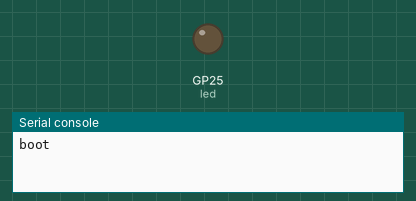
Simulated run of this program. Board: Raspberry Pi Pico running MicroPython. Parts: output pins drawn as LEDs (lit = HIGH), the last lines printed to the serial console. The modem accepts every AT command (registered, SIM ready, sends succeed) and sends nothing else; pins used as bus, display or sensor lines are not drawn.

Above: at 0.5 s.
At 2.17 s:
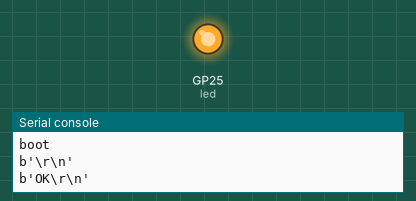
Timing chart, 0 to 3.0 s (numbered marks = the images above):
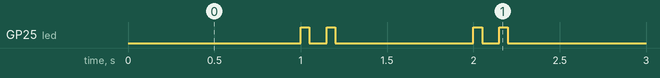

The program:

tinyfox_minimo.py
```python
from machine import Pin, Timer
from machine import UART
import time

print("boot")
tfox = UART(1, 9600) #usar el uart0 a 9600 baudios
tfox_rst = Pin(3, Pin.OUT) #usar el pin 3 como reset para despertar el tinyfox
tfox_rst.value(0)

led = Pin(25, Pin.OUT)
timer = Timer()

def id_pac():
    tfox_rst.value(0)
    time.sleep(0.05)
    tfox_rst.value(1)
    time.sleep(1)
    tfox.write('AT$I=10\n')
    print(tfox.readline())
    tfox.write('AT$I=11\n')
    print(tfox.readline())

def send():
    tfox_rst.value(0)
    time.sleep(0.05)
    tfox_rst.value(1) #resetear el tinyfox
    time.sleep(1) #dejar que encienda
    tfox.write('AT$RC\n') #leer configuracion
    time.sleep(1) #dejar que procese
    tfox.write('AT$SF=01234567\n')
    time.sleep(4) #dejar transmita
    #tfox.write('AT$P=2\n') #mandar a dormir. descomentar para ahorrar energia

def latido(timer):
    #led.toggle()
    led.value(1)
    time.sleep(0.05)
    led.value(0)
    time.sleep(0.1)
    led.value(1)
    time.sleep(0.05)
    led.value(0)

timer.init(freq=1, mode=Timer.PERIODIC, callback=latido) #juego de leds para ver que el raspberry esta andando
id_pac()
send()
print("hecho")

#timer.init(freq=1, mode=Timer.PERIODIC, callback=latido) #juego de leds para ver que el raspberry esta andando
```

Measured:
- by itself, GP25 (led): repeats every 1.0 s: LOW 0.10 s, HIGH 0.05 s, LOW 0.80 s, HIGH 0.05 s
- by itself, everything shown: repeats every 1.0 s, in 4 steps
